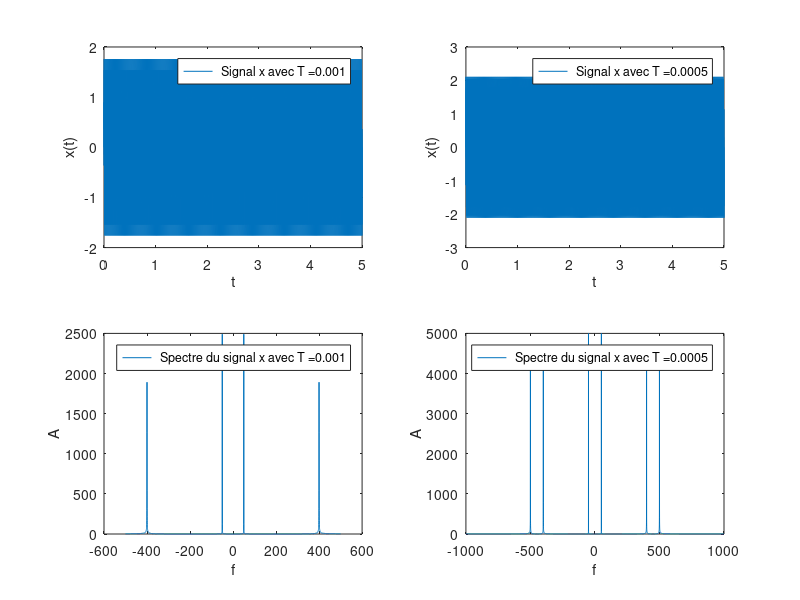

This chart was generated by the following MATLAB code:
clear all 
close all
clc


f1 = 500;
f2 = 400;
f3 = 50;
Te = 0.001 ;
t = [0:Te:5];
fe = 1/Te;
N = length(t);
fshift = (-N/2:(N/2)-1)*(fe/N);
K = 1;
Wc = 50;


x= sin(2*pi*f1*t)+sin(2*pi*f2*t)+sin(2*pi*f3*t);

subplot(2,2,1)
    plot(t,x);
    legend(" Signal x avec T =0.001");
    xlabel("t");
    ylabel("x(t)");

subplot(2,2,3)
    y = fft(x);
    plot(fshift,fftshift(abs(y)));
    legend(" Spectre du signal x avec T =0.001");
    xlabel("f");
    ylabel("A");


subplot(2,2,2)
    Te2 = 0.0005 ;
    fe2 = 1/Te2;
    t2 = [0:Te2:5];
    x2 = sin(2*pi*f1*t2)+sin(2*pi*f2*t2)+sin(2*pi*f3*t2);
    N2 = length(t2);
    fshift2 = (-N2/2:(N2/2)-1)*(fe2/N2);

    plot(t2,x2);
    legend(" Signal x avec T =0.0005");
    xlabel("t");
    ylabel("x(t)");

subplot(2,2,4)
    y2 = fft(x2);
    plot(fshift2,fftshift(abs(y2)));
    legend(" Spectre du signal x avec T =0.0005");
    xlabel("f");
    ylabel("A");
